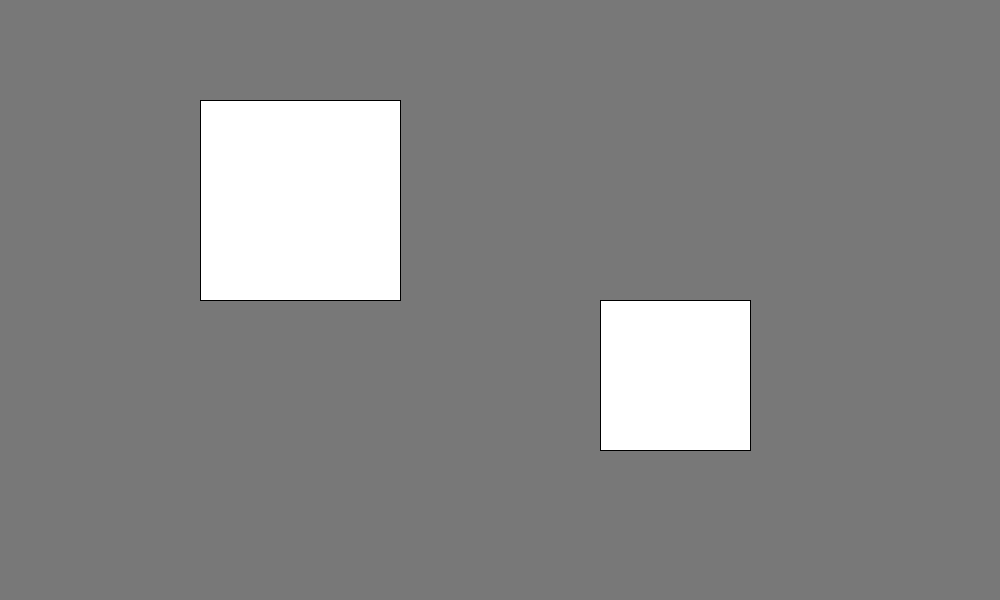
Frame 1 (no input)
Frame 60 (the mouse pressed at the canvas centre just before this capture): identical to frame 1, image omitted
Frame 120 (the mouse held since frame 60 and released just before this capture): identical to frame 1, image omitted

The Processing sketch that drew this single still picture (run headless with seeded random() and noise(); from frame 60 on, the mouse is pressed at the canvas centre):

// Processing sketch: exo_rond_pointeur
// ── exo_rond_pointeur.pde
int X = 200;
int Y = 100;
int W = 200;
int H = 200;
int X2 = 600;
int Y2 = 300;
int W2 = 150;
int H2 = 150;

void setup() {
  size (1000, 600);
}
void draw() {
  background(120); 
  if (pointeurDansRectangle (X, Y, W, H)) {
    fill(0);
  } else {
    fill(255);
  }
  rect(X, Y, W, H);

  if (pointeurDansRectangleDeux (X2, Y2, W2, H2)) {
    fill(0);
  } else {
    fill(255);
  }
  rect(X2, Y2, W2, H2);
}
boolean pointeurDansRectangle(int x, int y, int w, int h) {
  return (x<mouseX)
    && (mouseX<x+w)
    && (y<mouseY)
    && (mouseY<y+h);
}
boolean pointeurDansRectangleDeux(int xb, int yb, int wb, int hb) {
  return (xb<mouseX)
    && (mouseX<xb+wb)
    && (yb<mouseY)
    && (mouseY<yb+hb);
    // On pourrait écrire une fonction dansIntervalle(mouseX, x, x+w) que l'on répète dans pointeurDansRectangle.
}
